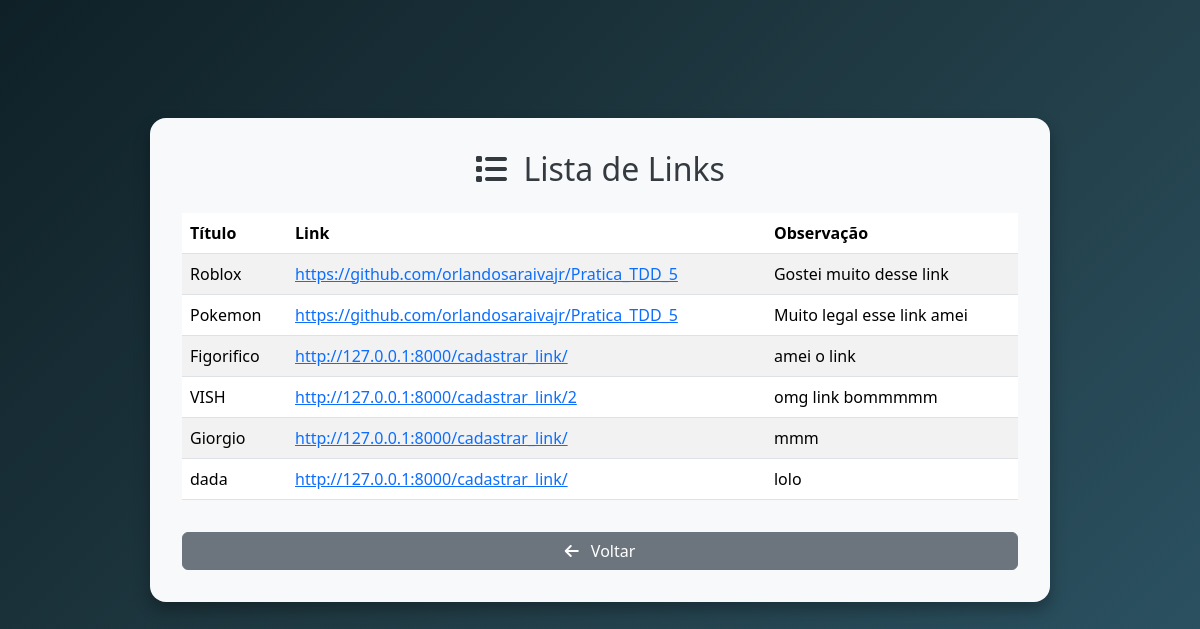
The app's page /listar_links/ (signed in), older data.
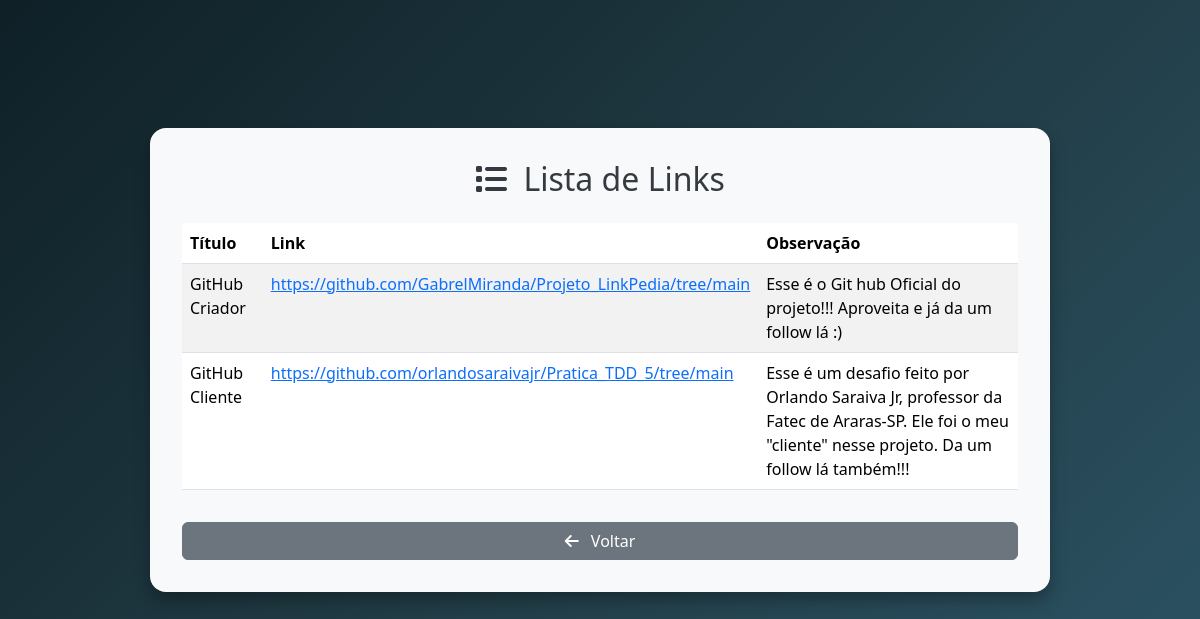
The same page, newer data.
### core/models.py (models this page shows, shortened)
class LinkModel(models.Model):
    titulo = models.CharField(max_length=150)
    link = models.URLField(max_length=500)
    observacao = models.TextField(blank=True)

### core/views.py (the view)
# urls.py: path('listar_links/', listar_links, name='listar_links'),
@login_required
def listar_links(request):
    links = LinkModel.objects.all()
    context = {
        'links': links
    }
    return render(
        request,
        'listar_links.html',
        context
    )

### core/templates/listar_links.html (shortened to what this page needs)
<!DOCTYPE html>
<html lang="pt-BR">
<head>
    <link href="https://cdn.jsdelivr.net/npm/bootstrap@5.3.3/dist/css/bootstrap.min.css" rel="stylesheet">
    <link href="https://cdnjs.cloudflare.com/ajax/libs/font-awesome/6.5.0/css/all.min.css" rel="stylesheet">
</head>
<body>
    <div class="container container-main">
        <div class="card">
            <h2 class="text-center mb-4">
                <i class="fas fa-list me-2"></i>
                Lista de Links
            </h2>
            <table class="table table-striped">
                <thead>
                    <tr>
                        <th>Título</th>
                        <th>Link</th>
                        <th>Observação</th>
                    </tr>
                </thead>
                <tbody>
                    {% for link in links %}
                    <tr>
                        <td>{{ link.titulo }}</td>
                        <td>
                            <a href="{{ link.link }}" target="_blank">
                                {{ link.link }}
                            </a>
                        </td>
                        <td>{{ link.observacao }}</td>
                    </tr>
                    {% endfor %}
                </tbody>
            </table>
            <a href="{% url 'home' %}"
               class="btn btn-secondary w-100 mt-3">
                <i class="fas fa-arrow-left me-2"></i>
                Voltar
            </a>
        </div>
    </div>
</body>
</html>

### core/templates/listar_links.html (style rules this page uses)
body { background: linear-gradient(135deg, #0f2027, #203a43, #2c5364); color: white; margin: 0; padding: 0; }
.container-main { min-height: 90vh; display: flex; align-items: center; justify-content: center; }
.card { border: none; border-radius: 1rem; box-shadow: 0 0.5rem 1rem rgba(0, 0, 0, 0.3); background-color: #f8f9fa; color: #343a40; padding: 2rem; width: 100%; max-width: 900px; }

Row changes from the older to the newer data that the page shows:
removed LinkModel: titulo "Roblox", link "https://github.com/orlandosaraivajr/Pratica_TDD_5", observacao "Gostei muito desse link"
removed LinkModel: titulo "Pokemon", link "https://github.com/orlandosaraivajr/Pratica_TDD_5", observacao "Muito legal esse link amei"
removed LinkModel: titulo "Figorifico", link "http://127.0.0.1:8000/cadastrar_link/", observacao "amei o link"
removed LinkModel: titulo "VISH", link "http://127.0.0.1:8000/cadastrar_link/2", observacao "omg link bommmmm"
removed LinkModel: titulo "Giorgio", link "http://127.0.0.1:8000/cadastrar_link/", observacao "mmm"
removed LinkModel: titulo "dada", link "http://127.0.0.1:8000/cadastrar_link/", observacao "lolo"
added LinkModel: titulo "GitHub Criador", link "https://github.com/GabrelMiranda/Projeto_LinkPedia/tree/main", observacao "Esse é o Git hub Oficial do projeto!!! Aproveita e já da um follow lá :)"
added LinkModel: titulo "GitHub Cliente", link "https://github.com/orlandosaraivajr/Pratica_TDD_5/tree/main", observacao "Esse é um desafio feito por Orlando Saraiva Jr, professor da Fatec de Araras-SP. Ele foi o meu \"cliente\" nesse projeto. Da um follow lá também!!!"
